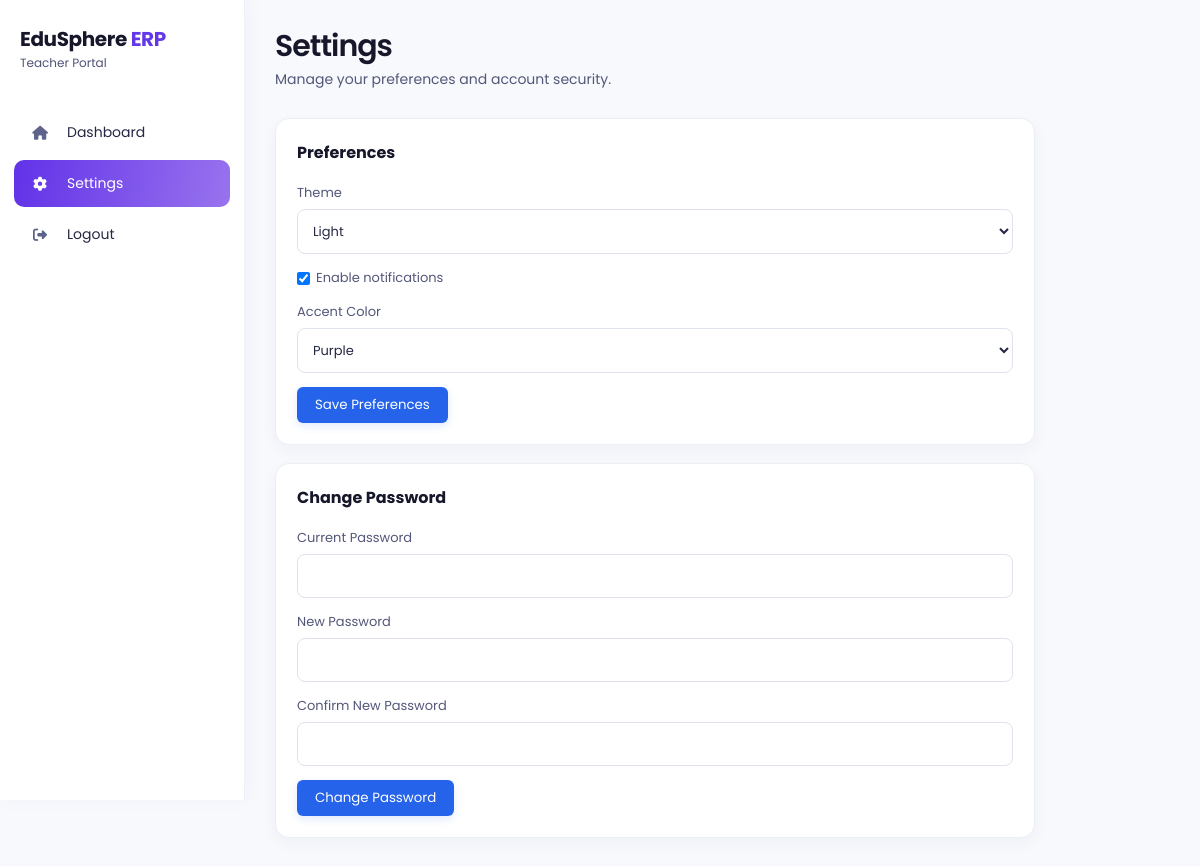
/settings (signed in), run on the app's committed database.
### models/user.py (models this page shows, shortened)
class User(db.Model):
    __tablename__ = "users"
    id = db.Column(
        db.Integer,
        primary_key=True
    )
    full_name = db.Column(
        db.String(100),
        nullable=False
    )
    enrollment_no = db.Column(
        db.String(50),
        unique=True,
        nullable=True
    )
    employee_id = db.Column(
        db.String(50),
        unique=True,
        nullable=True
    )
    parent_id = db.Column(
        db.String(50),
        unique=True,
        nullable=True
    )
    admin_id = db.Column(
        db.String(50),
        unique=True,
        nullable=True
    )
    email = db.Column(
        db.String(120),
        unique=True,
        nullable=True
    )
    phone = db.Column(
        db.String(20),
        nullable=True
    )
    password = db.Column(
        db.String(200),
        nullable=False
    )
    role = db.Column(
        db.String(20),
        nullable=False
    )
    theme = db.Column(db.String(20), nullable=False, default="light", server_default="light")
    notifications_enabled = db.Column(db.Boolean, nullable=False, default=True, server_default="1")
    accent_color = db.Column(db.String(20), nullable=False, default="purple", server_default="purple")

### app.py (the view, shortened to what this page needs)
@app.route("/settings", methods=["GET", "POST"])
def settings():
    role = session.get("role")
    user = get_current_user_for_role(role) if role in ROLE_DASHBOARD_ENDPOINTS else None
    if not user:
        flash("Access denied!")
        return redirect(url_for("login"))
    return render_template("settings.html", current_user=user, role=role, dashboard_endpoint=ROLE_DASHBOARD_ENDPOINTS[role])

### app.py (called while the page is built)
def get_current_user_for_role(role):
    if session.get("role") != role or "user_id" not in session:
        return None
    user = db.session.get(User, session["user_id"])
    if not user or user.role != role:
        session.clear()
        return None
    return user

### templates/settings.html (shortened to what this page needs)
<!DOCTYPE html>
<html lang="en">
<head><link rel="stylesheet" href="{{ url_for('static', filename='css/student.css') }}"><link rel="stylesheet" href="{{ url_for('static', filename='css/palette.css') }}"><link rel="stylesheet" href="https://cdnjs.cloudflare.com/ajax/libs/font-awesome/6.6.0/css/all.min.css"></head>
<body class="common-settings-page theme-{{ current_user.theme or 'light' }} accent-{{ current_user.accent_color or 'purple' }}"><div class="sidebar"><div class="logo"><h2>EduSphere <span>ERP</span></h2><small>{{ role }} Portal</small></div><ul><li onclick="window.location.href='{{ url_for(dashboard_endpoint) }}'"><i class="fa-solid fa-house"></i><span>Dashboard</span></li><li class="active"><i class="fa-solid fa-gear"></i><span>Settings</span></li><li onclick="window.location.href='{{ url_for('logout') }}'"><i class="fa-solid fa-right-from-bracket"></i><span>Logout</span></li></ul></div>
<main class="main"><div class="topbar"><div><h1>Settings</h1><p>Manage your preferences and account security.</p></div></div>
<section class="box settings-card"><h3>Preferences</h3><form method="POST"><label>Theme<select name="theme"><option value="light" {% if current_user.theme == 'light' %}selected{% endif %}>Light</option></select></label><label class="settings-toggle"><input type="checkbox" name="notifications_enabled" {% if current_user.notifications_enabled %}checked{% endif %}> Enable notifications</label><label>Accent Color<select name="accent_color"><option value="purple" {% if current_user.accent_color == 'purple' %}selected{% endif %}>Purple</option></select></label><button type="submit">Save Preferences</button></form></section>
<section class="box settings-card"><h3>Change Password</h3><form method="POST"><input type="hidden" name="action" value="password"><label>Current Password<input type="password" name="current_password" required></label><label>New Password<input type="password" name="new_password" required></label><label>Confirm New Password<input type="password" name="confirm_password" required></label><button type="submit">Change Password</button></form></section></main></body></html>

### static/css/student.css (style rules this page uses)
* { margin:0; padding:0; box-sizing:border-box; font-family:'Poppins',sans-serif; }
body { background:#f4f7fc; display:flex; }
.sidebar { width:260px; height:100vh; background:#1e3a8a; color:white; position:fixed; left:0; top:0; overflow-y:auto; }
.logo { text-align:center; padding:25px; font-size:24px; font-weight:700; border-bottom:1px solid rgba(255,255,255,.2); }
.sidebar ul { list-style:none; padding:20px 0; }
.sidebar ul li { display:flex; align-items:center; gap:15px; padding:15px 25px; cursor:pointer; transition:.3s; }
.sidebar ul li:hover, .sidebar ul li.active { background:#2563eb; }
.sidebar ul li i { width:20px; }
.main { margin-left:260px; width:calc(100% - 260px); padding:30px; }
.topbar { display:flex; justify-content:space-between; align-items:center; margin-bottom:30px; }
.box { background:white; border-radius:15px; padding:25px; box-shadow:0 5px 20px rgba(0,0,0,.08); }
.box h3 { margin-bottom:20px; color:#1e3a8a; }
button { background:#2563eb; color:white; border:none; padding:8px 18px; border-radius:6px; cursor:pointer; transition:.3s; }
.main, .box, .profile-card { min-width:0; }
.box, .profile-card { max-width:100%; }
body { background:#f8f9fd; color:#17172b; }
.sidebar { width:245px; background:#fff; color:#17172b; border-right:1px solid #edf0f7; box-shadow:4px 0 20px rgba(44,34,90,.03); overflow-y:auto; }
.logo { text-align:left; padding:28px 20px 24px; border-bottom:0; color:#17172b; line-height:1.1; }
.logo h2 { font-size:20px;letter-spacing:-.4px }
.logo h2 span { color:#6338e8 }
.logo small { display:block;color:#4f5275;font-size:12px;margin-top:6px;font-weight:400 }
.sidebar ul { padding:12px 14px }
.sidebar ul li { gap:16px;padding:13px 15px;margin:4px 0;border-radius:10px;color:#252744;font-size:14px }
.sidebar ul li:hover,.sidebar ul li.active { background:linear-gradient(100deg,#6132e8,#9873ee);color:#fff }
.sidebar ul li i { width:22px;text-align:center;color:#5d638b }
.sidebar ul li:hover i,.sidebar ul li.active i { color:#fff }
.main { margin-left:245px;width:calc(100% - 245px);padding:28px 30px 40px;max-width:1500px }
.topbar { margin-bottom:28px;align-items:flex-start }
.topbar h1 { font-size:30px;letter-spacing:-1px;margin-bottom:5px }
.topbar>div>p { color:#535779;font-size:14px }
.box { border:1px solid #eceef6;border-radius:14px;box-shadow:0 4px 18px rgba(50,42,100,.04);padding:21px;background:#fff }
.box h3 { color:#17172b;margin-bottom:0;font-size:16px }
.main { min-height:100vh }
.topbar h1 { font-weight:600;line-height:1.2 }
.card,.box,.notification,.search { box-shadow:0 5px 16px rgba(50,42,100,.045) }
.card,.box { transition:transform .2s ease,box-shadow .2s ease }
button,.secondary-button { box-shadow:0 3px 8px rgba(37,99,235,.14) }
.common-settings-page { background:#f8f9fd }
.common-settings-page .main { max-width:1000px }
.common-settings-page .settings-card { max-width:760px;margin-bottom:18px }
.common-settings-page .settings-card h3 { margin-bottom:18px }
.common-settings-page .settings-card form { display:grid;gap:14px }
.common-settings-page .settings-card label { display:grid;gap:6px;color:#535779;font-size:13px }
.common-settings-page .settings-card input,.common-settings-page .settings-card select { border:1px solid #dfe3ef;border-radius:8px;padding:11px;background:#fff;font:inherit;color:#252744 }
.common-settings-page .settings-toggle { display:flex!important;align-items:center;gap:9px }
.common-settings-page .settings-toggle input { width:auto }
.common-settings-page button { width:max-content }

### static/css/palette.css (style rules this page uses)
:root { --primary: #2563eb; --primary-dark: #1e3a8a; --accent: #6338e8; --surface: #ffffff; --page-background: #f4f7fc; --text: #17172b; --muted-text: #666666; }

### data on the page
User: role "Teacher", theme "Light", notifications_enabled "☑", accent_color "Purple"
